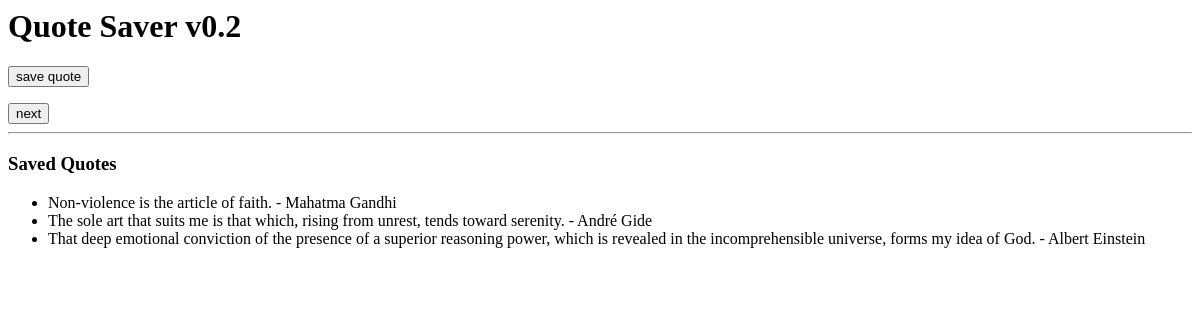
The page /quotes/ on the database as committed earlier.
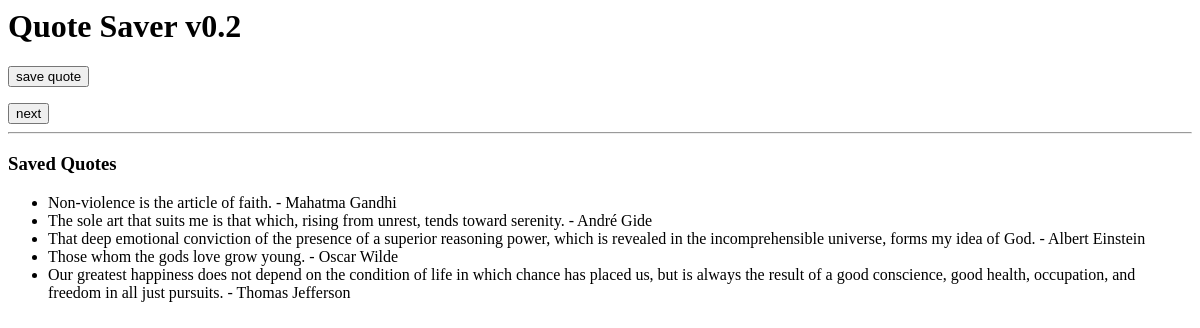
The same page on the database as committed later.
### quotes/models.py (models this page shows, shortened)
class Quote(models.Model):
    body = models.CharField(max_length=200)
    author = models.CharField(max_length=200)

### quotes/views.py (the view)
def index(request):
    quotes = Quote.objects.all()
    return render(request, 'quotes/index.html', {'quotes': quotes})

### quotes/templates/quotes/index.html (shortened to what this page needs)
<h1>Quote Saver v0.2</h1>
<form action="{% url 'quotes:savequote' %}" method="POST">
    <button type="submit">save quote</button>
</form>
<button id="bt_next_quote">next</button>
<hr/>
<h3>Saved Quotes</h3>
<ul>
    {% for quote in quotes %}
    <li>{{ quote.body }} - {{ quote.author }}</li>
    {% endfor %}
</ul>

Rows that differ between the two databases and show on the page:
added Quote: body "Those whom the gods love grow young.", author "Oscar Wilde"
added Quote: body "Our greatest happiness does not depend on the condition of life in which chance has placed us, but is always the result of a good conscience, good health, occupation, and freedom in all just pursuits.", author "Thomas Jefferson"
